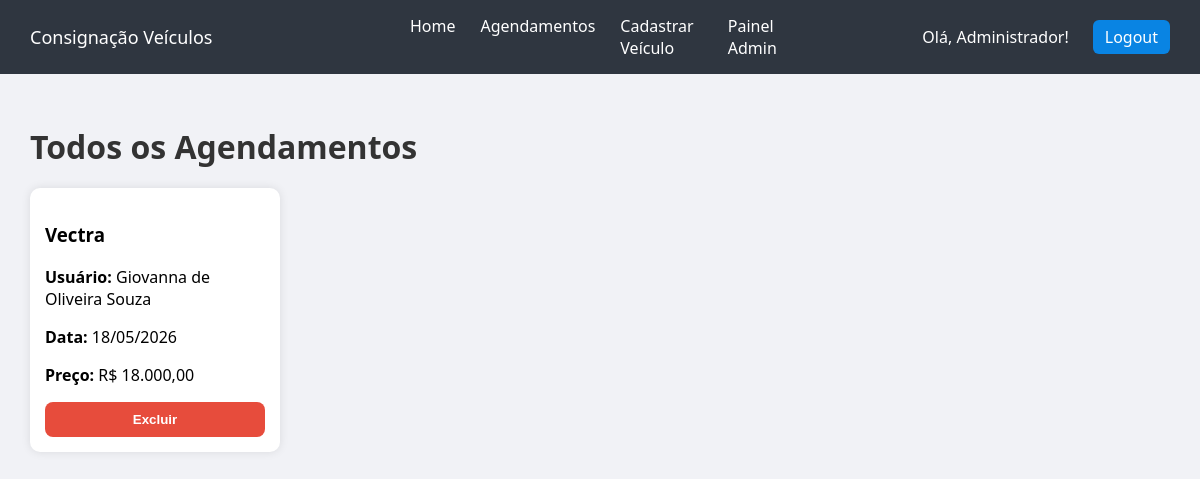
/agendamentos (signed in), run on an earlier commit of the app's database.
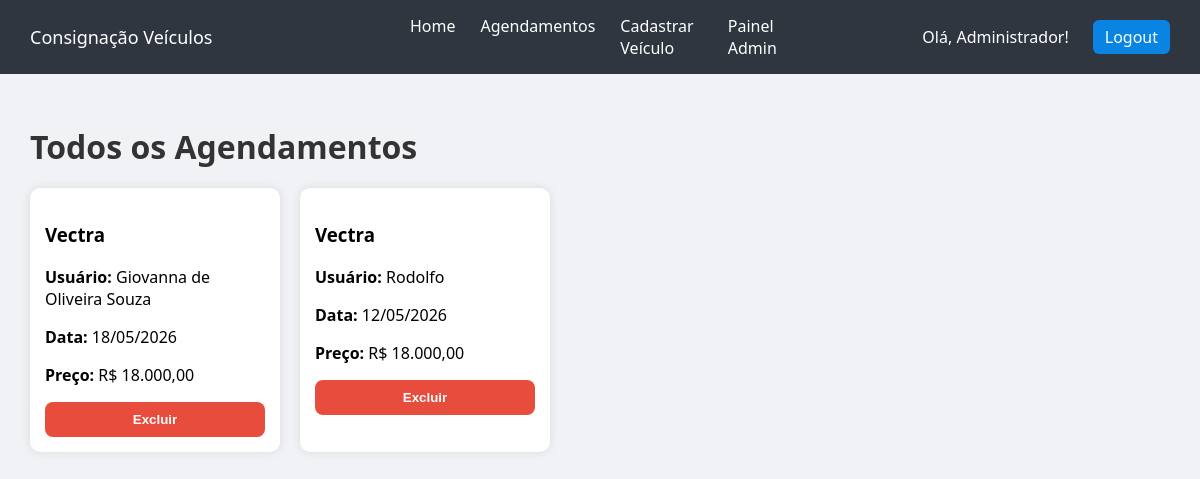
And on a later commit of the database.
### models.py (models this page shows)
class Agendamento(db.Model):
    id = db.Column(db.Integer, primary_key=True)
    data = db.Column(db.String(50))
    usuario_id = db.Column(db.Integer, db.ForeignKey('usuario.id'))
    veiculo_id = db.Column(db.Integer, db.ForeignKey('veiculo.id'))
    usuario = db.relationship('Usuario')
    veiculo = db.relationship('Veiculo')

class Veiculo(db.Model):
    id = db.Column(db.Integer, primary_key=True)
    nome = db.Column(db.String(100))
    descricao = db.Column(db.Text)
    preco = db.Column(db.Float)
    imagem = db.Column(db.String(200))
    agendamentos = db.relationship('Agendamento', backref='veiculo_ref', cascade='all, delete-orphan')
    fotos = db.relationship('Foto', backref='veiculo_ref', cascade='all, delete-orphan')

class Usuario(db.Model):
    id = db.Column(db.Integer, primary_key=True)
    nome = db.Column(db.String(100))
    email = db.Column(db.String(100), unique=True)
    senha = db.Column(db.String(200))
    telefone = db.Column(db.String(20))
    is_admin = db.Column(db.Boolean, default=False)

### app.py (the view)
@app.route('/agendamentos')
def agendamentos():
    if not session.get('usuario_id'):
        return redirect('/login')
    limpar_agendamentos_passados()
    if session.get('is_admin'):
        agendamentos = Agendamento.query.all()
    else:
        agendamentos = Agendamento.query.filter_by(usuario_id=session['usuario_id']).all()
    return render_template('agendamentos.html', agendamentos=agendamentos)

### app.py (called while the page is built)
def limpar_agendamentos_passados():
    hoje = date.today().strftime('%Y-%m-%d')
    Agendamento.query.filter(Agendamento.data < hoje).delete()
    db.session.commit()

@app.template_filter('moeda')
def moeda(valor):
    return f"R$ {valor:,.2f}".replace(",","X").replace(".",",").replace("X",".")

@app.template_filter('formatar_data')
def formatar_data(data):
    data_obj = datetime.strptime(data, '%Y-%m-%d')
    return data_obj.strftime('%d/%m/%Y')

### templates/agendamentos.html (shortened to what this page needs)
{% extends 'base.html' %}
{% block content %}
    <!DOCTYPE html>
    <html lang="en">
    <head>
    </head>
    <body>
        <h1 style="margin-bottom: 20px;">
            {% if session.get('is_admin') %}Todos os Agendamentos{% else %}Meus Agendamentos{% endif %}
        </h1>
        <div class="cards">
            {% for a in agendamentos %}
                <div class="card">
                    <div class="card-body">
                        <h3>{{ a.veiculo.nome }}</h3>
                        {% if session.get('is_admin') %}
                            <p><strong>Usuário:</strong> {{ a.usuario.nome }}</p>
                        {% endif %}
                        <p><strong>Data:</strong> {{ a.data | formatar_data }}</p>
                        <p><strong>Preço:</strong> {{a.veiculo.preco | moeda }}</p>
                        <div class="card-actions">
                        {% if not session.get('is_admin') %}
                            <a href="/agendamentos/editar/{{ a.id }}" class="btn-secondary">Alterar data</a>
                            <form action="/agendamentos/excluir/{{ a.id }}" method="POST">
                                <input type="hidden" name="csrf_token" value="{{ csrf_token() }}">
                                <button onclick="return confirm('Deseja excluir este agendamento?')" class="btn-danger">Excluir</button>
                            </form>
                        {% else %}
                            <form action="/admin/agendamentos/excluir/{{ a.id }}" method="POST">
                                <button onclick="return confirm('Deseja excluir este agendamento?')" class="btn-danger">Excluir</button>
                            </form>
                        {% endif %}
                        </div>
                    </div>
                </div>
            {% endfor %}
        </div>
    </body>
    </html>
{% endblock %}

### templates/base.html (shortened to what this page needs)
<!DOCTYPE html>
<html lang="en">
<head>
    <link rel="stylesheet" href="{{ url_for('static', filename='css/style.css') }}">
</head>
<body>
    <nav class="navbar">
        <div class="nav-left">
            Consignação Veículos
        </div>
        <div class="nav-center">
            <a href="/">Home</a>
            {% if session.get('usuario_id') %}
                <a href="/agendamentos">Agendamentos</a>
            {% endif %}
            {% if session.get('is_admin') %}
                <a href="/cadastrar">Cadastrar Veículo</a>
                <a href="/admin">Painel Admin</a>
            {% endif %}
        </div>
        <div class="nav-right">
            {% if session.get('usuario_id') %}
                <span style="color: white; margin-right: 12px;">Olá, {{ session.get('usuario_nome') }}!</span>
                <a href="/logout" class="btn-nav">Logout</a>
            {% else %}
                <a href="/login" class="btn-nav">Login</a>
            {% endif %}
        </div>
    </nav>
     <div class="container">
        {% block content %}{% endblock %}
    </div>
</body>
</html>

### static/css/style.css (style rules this page uses)
body { font-family: 'Segoe UI', Arial, sans-serif; background-color: #f1f2f6; margin: 0; }
h1 { color: #333; }
.navbar { background: #2f3640; color: white; padding: 15px 30px; display: flex; justify-content: space-between; align-items: center; }
.nav-left { flex: 1; font-weight: 500; font-size: large; }
.nav-center { flex: 1; display: flex; justify-content: center; gap: 25px; }
.nav-right { flex: 1; display: flex; justify-content: flex-end; align-items: center; gap: 12px; font-weight: 500; }
.nav-center a { text-decoration: none; color: white; font-weight: 500; }
.btn-nav { background: #0984e3; color: white; padding: 6px 12px; border-radius: 6px; text-decoration: none; }
.container { padding: 30px; }
.cards { display: flex; flex-wrap: wrap; gap: 20px; }
.card { background: white; width: 250px; border-radius: 10px; overflow: hidden; box-shadow: 0 0 10px rgba(0,0,0,0.1); transition: 0.3s; }
.card-body { padding: 15px; }
.btn-danger { width: 100%; padding: 10px; background: #e74c3c; color: white; border: none; border-radius: 8px; cursor: pointer; font-weight: bold; transition: 0.2s; }
.card-actions { display: flex; flex-direction: column; gap: 8px; margin-top: 12px; }

What changed in the data, as far as the page shows it:
added Agendamento: veiculo.nome "Vectra", usuario.nome "Rodolfo", data "12/05/2026", veiculo.preco|moeda "R$ 18.000,00"
